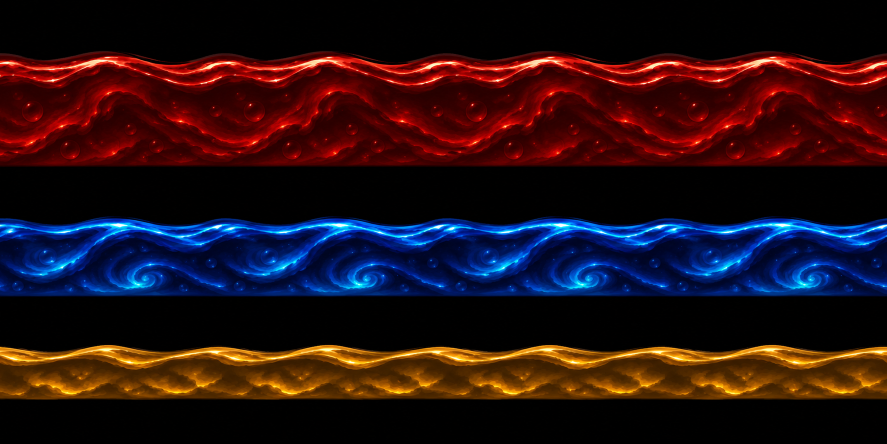
#> input picture art-source/ui-npcs-001/source/ui/bar_fills.png, 1774 x 887 px, found by its file name (shown at 1/2 size)
$ python import_ui_art.py ../assets/buildings/a_hall.png
#> lines starting #> are read from the running program, lines starting #| are printed output that depends on the picture
#!/usr/bin/env python3
"""Imports the painted UI art sheets into Warbound.

    python3 spinoff/warbound/tools/import_ui_art.py <folder with the delivered PNGs>

Every piece is optional: the game draws a stand-in for anything missing (src/ui/hud_art.gd).
Sheets are cut into equal cells; each cell's background (transparent, or the flat colour of its
corners) is removed and the icon is centred on a square. A cell left empty is skipped, so its stand-in stays. The order of the sheets below is the
order of the prompts in the art list, so keep the two in step.

* skills_1..10.png (3 x 3) and skills_11.png (2 x 1) -> assets/ui/skills/<skill id>.png (128 px)
* passives_1..2.png (3 x 3) -> assets/ui/passives/<stat>.png (128 px)
* potions.png (2 x 1) -> assets/ui/hud/potion_health.png, potion_mana.png
* tree_nodes.png (2 x 2) -> assets/ui/hud/node_active, node_passive, node_ultimate, node_signature
* bar_fills.png (3 strips) -> assets/ui/hud/fill_health, fill_mana, fill_xp
* bar_frame, skill_slot, tree_connector, portrait_frame -> assets/ui/hud/<name>.png (background removed,
  scaled); the openings of the frames go into assets/ui/hud/frames.json
* tree_backdrop, paper_doll -> assets/ui/hud/<name>.jpg (kept opaque)
* portrait_<class>.png -> assets/ui/heroes/<class>.png (256 px)
"""
import json
import os
import sys

from PIL import Image

HERE = os.path.dirname(os.path.abspath(__file__))
PROJECT = os.path.dirname(HERE)
UI = os.path.join(PROJECT, "assets", "ui")

SKILL_SHEETS = [
 [
  "cleave",
  "leap",
  "red_harvest",
  "shield_bash",
  "defend_aura",
  "last_stand",
  "power_shot",
  "volley",
  "arrow_storm"
 ],
 [
  "binding",
  "arcane_bolt",
  "cataclysm",
  "mend",
  "blessing_aura",
  "revival",
  "summon_minions",
  "drain",
  "legion"
 ],
 [
  "rallying_oath",
  "pinning_shafts",
  "lantern_of_mending",
  "judgement",
  "warcry",
  "cinderfall",
  "brand_of_agony",
  "slag_shield",
  "knit_the_fallen"
 ],
 [
  "bone_bulwark",
  "rot_cloud",
  "grave_cleave",
  "bramble_wall",
  "called_shot",
  "sap_of_renewal",
  "feral_howl",
  "anvil_blow",
  "bombard"
 ],
 [
  "spark_lattice",
  "riveted_aegis",
  "undertow",
  "tidal_rally",
  "called_harpoon",
  "pearl_of_mending",
  "whirlwind_of_steel",
  "unbroken_line",
  "hail_of_shafts"
 ],
 [
  "unmaking",
  "sanctuary",
  "soul_harvest",
  "shield_wall",
  "dawn_charge",
  "ember_burst",
  "firestorm",
  "grasp_of_the_dead",
  "raise_the_barrow"
 ],
 [
  "entangle",
  "wrath_of_the_grove",
  "overcharge",
  "iron_tide",
  "brine_spray",
  "drowning_tide",
  "veiled_strike",
  "venom_shot",
  "veil_of_shadows"
 ],
 [
  "silk_snare",
  "horn_of_the_hold",
  "hail_of_axes",
  "frostbite",
  "feast_fire",
  "shadowstep",
  "night_without_end",
  "glacial_shards",
  "call_of_the_giants"
 ],
 [
  "reaping_blow",
  "sunder",
  "challenge",
  "call_to_arms",
  "hunters_mark",
  "caltrops",
  "chain_lightning",
  "withering_hex",
  "resurrection"
 ],
 [
  "purify",
  "bind_champion",
  "raise_dead",
  "dawnbreak",
  "blood_price",
  "bone_burst",
  "call_the_pack",
  "steam_blast",
  "riptide"
 ],
 [
  "venom_blades",
  "rime_shell"
 ]
]
PASSIVE_SHEETS = [["hp", "defense", "skill_pct", "hp_regen", "damage_pct", "damage", "power", "aura_might", "mana"], ["cooldown_pct", "mana_regen", "attack_speed", "knowledge", "aura_ward", "attack", "move_pct", "aura_haste", "marks"]]
NODES = ["node_active", "node_passive", "node_ultimate", "node_signature"]
FRAMES = ["bar_frame", "skill_slot", "tree_connector", "portrait_frame"]
FRAME_HEIGHT = {"bar_frame": 96, "skill_slot": 256, "tree_connector": 24, "portrait_frame": 512}
OPAQUE = {"tree_backdrop": (1536, 1024), "paper_doll": (768, 1152)}


def _bg(im: Image.Image) -> tuple:
    w, h = im.size
    px = [im.getpixel(p) for p in [(2, 2), (w - 3, 2), (2, h - 3), (w - 3, h - 3)]]
    return tuple(sum(c[i] for c in px) // 4 for i in range(3))


def cut_out(im: Image.Image, tol: int = 38) -> Image.Image:
    """Removes a flat background (if the image has no transparency yet), soft at the edge."""
    im = im.convert("RGBA")
    if im.getextrema()[3][0] < 250:
        return im
    bg = _bg(im)
    data = []
    for r, g, b, a in im.getdata():
        d = abs(r - bg[0]) + abs(g - bg[1]) + abs(b - bg[2])
        data.append((r, g, b, 0 if d < tol else (a if d > tol * 2 else int(a * (d - tol) / tol))))
    im.putdata(data)
    return im


def blank(im: Image.Image) -> bool:
    """An empty cell (left blank on purpose: the stand-in stays)."""
    box = solid_bbox(im)
    return box is None or (box[2] - box[0]) * (box[3] - box[1]) < im.width * im.height * 0.01


def solid_bbox(im: Image.Image, t: int = 40):
    """The bounding box of what is really drawn (faint shadows and haze don't count)."""
    return im.getchannel("A").point(lambda v: 255 if v > t else 0).getbbox()


def main_block(im: Image.Image, t: int = 40) -> Image.Image:
    """Crops to the largest run of drawn rows and columns, dropping bits of neighbouring cells."""
    a = im.getchannel("A").point(lambda v: 255 if v > t else 0)

    def longest(flags: list) -> tuple:
        best, start = (0, len(flags)), None
        for i, f in enumerate(flags + [False]):
            if f and start is None:
                start = i
            elif not f and start is not None:
                if i - start > best[1] - best[0] or best == (0, len(flags)):
                    best = (start, i)
                start = None
        return best

    w, h = a.size
    rows = [a.crop((0, y, w, y + 1)).getbbox() is not None for y in range(h)]
    y0, y1 = longest(rows)
    cols = [a.crop((x, y0, x + 1, y1)).getbbox() is not None for x in range(w)]
    x0, x1 = longest(cols)
    return im.crop((x0, y0, x1, y1))


def opening(im: Image.Image, dark: bool = False) -> list:
    """The inside of a frame as shares of its size [left, top, right, bottom]: walks out from the
    centre while the pixels are transparent (or, for a bar with a painted channel, dark)."""
    w, h = im.size
    px = im.load()

    def inside(x: int, y: int) -> bool:
        r, g, b, a = px[x, y]
        return (a > 200 and r + g + b < 150) if dark else a < 60

    cx, cy = w // 2, h // 2
    x0 = cx
    while x0 > 0 and inside(x0 - 1, cy):
        x0 -= 1
    x1 = cx
    while x1 < w - 1 and inside(x1 + 1, cy):
        x1 += 1
    y0 = cy
    while y0 > 0 and inside(cx, y0 - 1):
        y0 -= 1
    y1 = cy
    while y1 < h - 1 and inside(cx, y1 + 1):
        y1 += 1
    return [round(x0 / w, 4), round(y0 / h, 4), round((x1 + 1) / w, 4), round((y1 + 1) / h, 4)]


def square(im: Image.Image, px: int, pad: float = 0.04) -> Image.Image:
    box = solid_bbox(im) or (0, 0, im.width, im.height)
    im = im.crop(box)
    side = int(max(im.size) * (1.0 + pad * 2))
    out = Image.new("RGBA", (side, side))
    out.paste(im, ((side - im.width) // 2, (side - im.height) // 2))
    return out.resize((px, px), Image.LANCZOS)


def cells(im: Image.Image, cols: int, rows: int) -> list:
    w, h = im.size
    return [im.crop((c * w // cols, r * h // rows, (c + 1) * w // cols, (r + 1) * h // rows))
            for r in range(rows) for c in range(cols)]


def save(im: Image.Image, *parts: str) -> None:
    p = os.path.join(UI, *parts)
    os.makedirs(os.path.dirname(p), exist_ok=True)
    if p.endswith(".jpg"):
        im.convert("RGB").save(p, quality=90, optimize=True)
    else:
        im.save(p, optimize=True)
    print("  ", os.path.relpath(p, PROJECT))


def main(src: str) -> None:
#> called with src = '../assets/buildings/a_hall.png'
    def have(name: str) -> str:
        p = os.path.join(src, name)
        return p if os.path.exists(p) else ""

    for i, ids in enumerate(SKILL_SHEETS):
        if p := have("skills_%d.png" % (i + 1)):
            # A full sheet is a 3 x 3 grid; a shorter one is a single row.
            grid = (3, 3) if len(ids) == 9 else (len(ids), 1)
            for sid, cell in zip(ids, cells(Image.open(p), *grid)):
                icon = cut_out(cell)
                if not blank(icon):
                    save(square(icon, 128), "skills", sid + ".png")
    for i, ids in enumerate(PASSIVE_SHEETS):
        if p := have("passives_%d.png" % (i + 1)):
            for sid, cell in zip(ids, cells(Image.open(p), 3, 3)):
                icon = cut_out(cell)
                if not blank(icon):
                    save(square(icon, 128), "passives", sid + ".png")
    if p := have("potions.png"):
        for kind, cell in zip(["health", "mana"], cells(Image.open(p), 2, 1)):
            save(square(cut_out(cell), 128), "hud", "potion_%s.png" % kind)
    if p := have("tree_nodes.png"):
        for name, cell in zip(NODES, cells(Image.open(p), 2, 2)):
            save(square(main_block(cut_out(cell)), 160, 0.0), "hud", name + ".png")
    if p := have("bar_fills.png"):
        im = Image.open(p).convert("RGB")
        for kind, cell in zip(["health", "mana", "xp"], cells(im, 1, 3)):
#> in cells, `w, h = im.size`: w = 1774; h = 887
            strip = cut_out(cell)
            strip = strip.crop(solid_bbox(strip) or (0, 0, cell.width, cell.height))
            save(strip.resize((512, 32), Image.LANCZOS), "hud", "fill_%s.png" % kind)
#> this loop made 3 passes
#|    assets/ui/hud/fill_health.png
#|    assets/ui/hud/fill_mana.png
#|    assets/ui/hud/fill_xp.png
#> pass 1, in cut_out, `im = im.convert("RGBA")`:
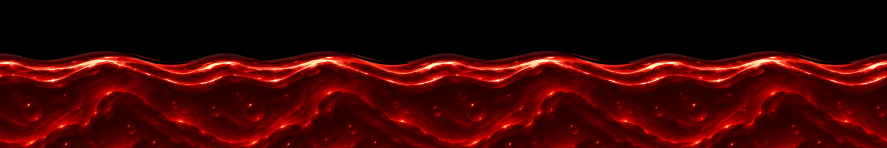
#> im: PIL image 1774x295 RGBA (shown at 1/2 size); mean R, G, B, A 59, 4.4, 3.1, 255
#> pass 1, in main, `strip = cut_out(cell)`:
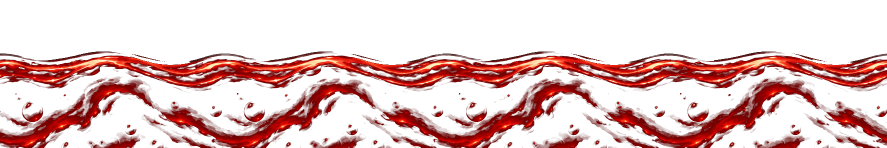
#> strip: PIL image 1774x295 RGBA (shown at 1/2 size); mean R, G, B, A 59, 4.4, 3.1, 63; transparent parts drawn white
#> pass 1, in main, `strip = strip.crop(solid_bbox(strip) or (0, 0, cell.width, cell.height))`:
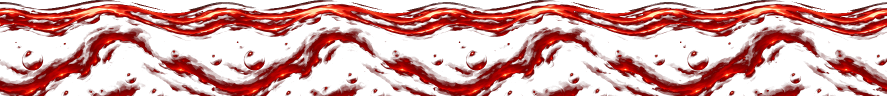
#> strip: PIL image 1774x192 RGBA (shown at 1/2 size); mean R, G, B, A 90.4, 6.6, 4.7, 96.8; transparent parts drawn white
#> pass 1, in save, `im.save(p, optimize=True)`:
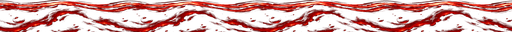
#> saved as fill_health.png: PIL image 512x32 RGBA; mean R, G, B, A 86.9, 8.4, 5.8, 96.6; transparent parts drawn white
#> after the loop:
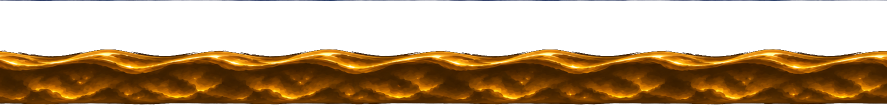
#> strip: PIL image 1774x209 RGBA (shown at 1/2 size); mean R, G, B, A 60, 34.1, 3.3, 124.4; transparent parts drawn white
    # Frames: cut to what is drawn, scaled to a sane size, and their openings recorded in
    # assets/ui/hud/frames.json (HudArt fits the content into the opening).
    openings = {}
    for name in FRAMES:
        if p := have(name + ".png"):
            im = cut_out(Image.open(p))
            im = main_block(im)
            target_h = FRAME_HEIGHT[name]
            im = im.resize((max(1, round(im.width * target_h / im.height)), target_h), Image.LANCZOS)
            if name != "tree_connector":
                openings[name] = opening(im, dark=name == "bar_frame")
            save(im, "hud", name + ".png")
    for name in NODES:
        p = os.path.join(UI, "hud", name + ".png")
        if os.path.exists(p):
            openings[name] = opening(Image.open(p).convert("RGBA"))
    if openings:
        fp = os.path.join(UI, "hud", "frames.json")
        old = json.load(open(fp)) if os.path.exists(fp) else {}
        old.update(openings)
        with open(fp, "w") as fh:
            json.dump(old, fh, indent=1, sort_keys=True)
            fh.write("\n")
        print("  ", os.path.relpath(fp, PROJECT))
    for name, px in OPAQUE.items():
        if p := have(name + ".png"):
            save(Image.open(p).convert("RGB").resize(px, Image.LANCZOS), "hud", name + ".jpg")
#> (the run stopped early here; a loop or call above may not have finished)
